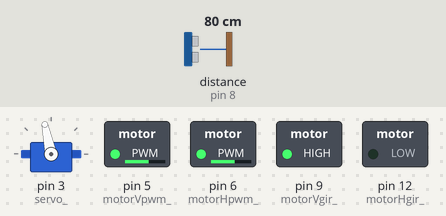
A sketch run on a simulated Arduino Uno, built with avr-gcc and run on an emulated ATmega328P. On the bench: servo, switched loads named in the sketch (green lamp = pin HIGH). Wiring (inferred from the names in the program): ultrasonic range finder: trigger pin 7; echo pin 8; servo: signal pin 3. Dashed ring = blinking. Inputs (shaded band) come from the test bench; at power-on: distance to the obstacle (sensor on pin 8) 80 cm. The echo pulse lasts 58.3 µs per cm; servo pulses on a pin are drawn as a servo (544–2400 µs = 0–180°); pins used as bus, display or sensor lines are not drawn.

Above: at 11.49 s.
11.5 s: distance to the obstacle (sensor on pin 8) set to 92 cm
At 13.1 s:
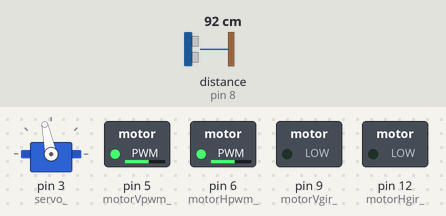
14.1 s: distance to the obstacle (sensor on pin 8) set to 120 cm
At 15.0 s:
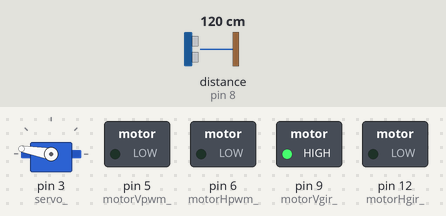
17.1 s: distance to the obstacle (sensor on pin 8) set to 2 cm
At 17.69 s:
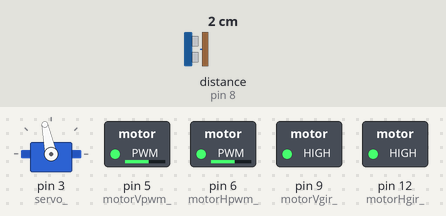
Timing chart, 0 to 26.1 s (numbered marks = the images above; inputs shaded):
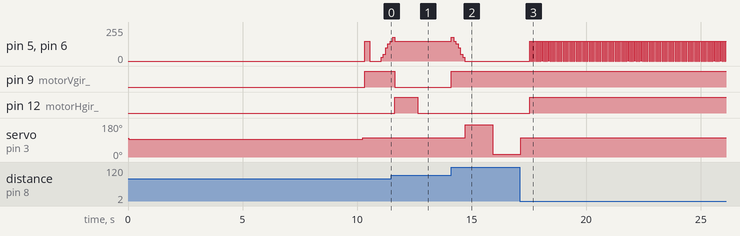

Measured:
- the behaviour switches between 89 and 90 cm on distance to the obstacle (sensor on pin 8) (found by bisection; images 0 and 1)
- after the input at 11.5 s, pin 5 (motorVpwm_), pin 6 (motorHpwm_): goes on until 11.6 s, then stays 150/255
- after the input at 14.1 s, pin 5 (motorVpwm_), pin 6 (motorHpwm_): 150/255 → 180/255 at once, → 150/255 0.10 s later, → 130/255 0.10 s later, → 100/255 0.10 s later, … (7 changes in this stretch); pin 9 (motorVgir_): LOW → HIGH at once; servo on pin 3 (servo_): 102° → 170° after 0.62 s, → 15° 1.2 s later
- after the input at 17.1 s, pin 12 (motorHgir_): LOW → HIGH after 0.42 s; servo on pin 3 (servo_): goes on until 17.1 s, then stays 102°

The sketch:

RobotCar_3.ino
```cpp
//**************************** RobotCar_3 ********************************
// Only files with the .ino extension are scanned for include files.     *
// This is by design, for simplicity for one thing and so that a         *
// library can't include another library that includes another library   *
// and so on.                                                            *
// Athugid ad setja snuningsAtt i RobotFunctions.h a -1 ef servomotor    *
// er orvhentur                                                          *
//***********************************************************************/
#include "Arduino.h"
#include <TimerOne.h>
#include "RobotFunctions.h"
#include <SoftwareSerial.h>
#include "MyDFPlayer.h"


//************************** uppsetning á forritinu *****************

void setup()
{
    pinMode(motorVpwm_,OUTPUT);
    pinMode(motorVgir_,OUTPUT);
    pinMode(motorHpwm_,OUTPUT);
    pinMode(motorHgir_,OUTPUT);

    pinMode(servo_,OUTPUT);

    pinMode(sonarTrigger_,OUTPUT);
    pinMode(sonarEcho_,INPUT_PULLUP); //Allir inngangar verda að hafa pullup vidnam
                                  //her notum við internal pullup (20kohm) orgjorvans
    pinMode(TXspilari_,OUTPUT);
    pinMode(RXspilari_,INPUT_PULLUP); //Notum aftur Internal pullup vidnam

    period=1000;    //1000 interrupt gera 1000*20us=20ms sem er umferðartími servosins
    pulsBreidd=75;  //Nauðsynlegt byrjunargildi til að skemma ekki servomótorinn
    digitalWrite(servo_,HIGH);

    Timer1.initialize(20); // set a timer of length 20 microseconds
    Timer1.attachInterrupt( timerIsr ); // attach the service routine here

    Serial.begin(9600);
    //******************** Setja upp MDFPlayer *************************
    mySerial.begin(9600);
    delay(100);
    //mp3_set_volume(25);
    mp3_set_volume(20); //set volume á að vera 20
    delay(100);
     mp3_play_track(4);  // 4.
     delay(10000);
     mp3_play_track(1);     // 1. Gary Numan - Cars
     lagNr=2;
     time=millis();         //Setur time breytuna á tíma liðinn frá starti
      timeX = millis();
}//End of setup *********

//*************************** Keyrslulykkjan **********************
void loop()
{

  pulsBreidd = reiknaPulsBreidd(-10);
  delay(100);
  startCar();
  delay(100);
  lengdCheck = lengd();
timeX = millis();
  if ((millis() - time) >= 30000) //Spila lögin í 30 sek
  {
    if(lagNr ==4)
          lagNr=1;
       mp3_play_track(lagNr++);
           time=millis();
  }

while (lengd() < 100)
    if (millis() <= (timeX + 3000))
    {
      if (lengd() < (lengdCheck + 10) && lengd() > (lengdCheck - 10))
      {
      backCar();
      delay(1000);  //Bakka í 1000ms
      driveLeft();
      delay(600);
      }

    }

    stopCar();
    pulsBreidd = reiknaPulsBreidd(-80);
    delay(1000); //Servo motorar eru misjafnlega hraðvirkir
    lengdV = lengd();
    delay(200);
    pulsBreidd = reiknaPulsBreidd(+80);
    delay(1000); //Servo motorar eru misjafnlega hraðvirkir
    lengdH = lengd();
    delay(200);
    pulsBreidd = reiknaPulsBreidd(-10); //Stefna beint fram
    delay(400);
    if (lengdV > lengdH)
    {
      while (lengd() < 100)
      {
        driveLeft();
        delay(50);
        breakCar();
        delay(20);
      }
    }
    else
    {
      while (lengd() < 100)
      {
        driveRight();
        delay(50);
        breakCar();
        delay(20);
      }
    }


  {
    if (lengd() < 30)
    {
      backCar();
      delay(600);  //Bakka í 600ms
    }
    stopCar();
    pulsBreidd = reiknaPulsBreidd(-80);
    delay(1000); //Servo motorar eru misjafnlega hraðvirkir
    lengdV = lengd();
    delay(200);
    pulsBreidd = reiknaPulsBreidd(+80);
    delay(1000); //Servo motorar eru misjafnlega hraðvirkir
    lengdH = lengd();
    delay(200);
    pulsBreidd = reiknaPulsBreidd(-10); //Stefna beint fram
    delay(400);
    if (lengdV > lengdH)
    {
      while (lengd() < 100)
      {
        driveLeft();
        delay(50);
        breakCar();
        delay(20);
      }
    }
    else
    {
      while (lengd() < 100)
      {
        driveRight();
        delay(50);
        breakCar();
        delay(20);
      }
    }

  }


}//End of loop *********************
```

MyDFPlayer.h
```cpp
//*********************** MyDFPlayer.h ***************************
#include "Arduino.h"

//Athugið að TX (4)á Arduino tengist við RX (2) a DFPlayer
//og að RX (2) á Arduino tengist TX (3) a DFPlayer
SoftwareSerial mySerial(2, 4); // RX, TX´a arduino


void mp3_play_track(unsigned char fileNum)  //Spilar skrana fileNum
{
    unsigned char pakki[8] = { 0X7E, 0XFF, 0X06, 0X03, 00, 00, fileNum, 0XEF};
    for (int i=0; i<8; i++)
    {
       mySerial.write( pakki[i] );
    }
}
void mp3_play_next()  //Spilar naestu skra a sd kortinu
{
    unsigned char pakki[8] = { 0X7E, 0XFF, 0X06, 0X01, 00, 00, 00, 0XEF};
    for (int i=0; i<8; i++)
    {
       mySerial.write( pakki[i] );
    }
}
void mp3_play_previous()  //Spilar skrana er sidast var spilud
{
   unsigned char pakki[8] = { 0X7E, 0XFF, 0X06, 0X02, 00, 00, 00, 0XEF};
   for (int i=0; i<8; i++)
   {
      mySerial.write( pakki[i] );
   }
}
void mp3_set_volume(unsigned char volume)   //Setur hljodstyrkinn a volume 0..30
{
    unsigned char pakki[8] = { 0X7E, 0XFF, 0X06, 0X06, 00, 00, volume, 0XEF};
    for (int i=0; i<8; i++)
    {
       mySerial.write( pakki[i] );
    }
}
void mp3_play() //Spilar fyrstu skrana a sd kortinu an hindrana
{
    unsigned char pakki[8] = { 0X7E, 0XFF, 0X06, 0X0D, 00, 00, 00, 0XEF};
    for (int i=0; i<8; i++)
    {
       mySerial.write( pakki[i] );
    }
}
```

RobotFunctions.h
```cpp
//******************* Skilgreining á tengjum og breytum **************
int motorVpwm_=5;
int motorVgir_=9;
int motorVpwm;     //Geymir stöðu motorV  (analogWrite(motorVpwm_,motorVpwm);)

int motorHpwm_=6;
int motorHgir_=12;
int motorHpwm;     //Geymir stöðu motorH  (analogWrite(motorHpwm_,motorHpwm);)
/*
int VgrunnV=125;   //Upphafsgildi mótoranna
int VgrunnH=125;
*/
int VgrunnV=150;   //Upphafsgildi mótoranna
int VgrunnH=150;

int TXspilari_=4;  //Sendir skipanir til mp3 spilarans
int RXspilari_=2;  //Tekur við skipunum frá mp3 spilara
unsigned long time;  //Notuð með millis() fallinu til að ákveða spilatíma laga

int servo;          //Geymir stöðu skrifaða á servo_
int pulsBreidd=75;  //Geymir púlsbreidd á servo_  75*20us=1,5ms => beint fram
int period=1000;    //Geymir útreiknaðan umferðatíma (1000*20us=20ms)

int sonarTrigger_=7;       //Sendir 10us breiðan 40kHz sónarpúls
int sonarEcho_=8;          //Tekur á móti SONAR púlsinum
unsigned int sonarLengd;   //Geymir mælda (reiknaða) lengd að endurvarpinu


int lagNr;                 //Synir hvaða lag er spilad
unsigned int lengdV;
unsigned int lengdH;
unsigned int lengdMax=0;
unsigned int lengdCheck;
unsigned int timeX;

int cnt_SONAR=0;     //Geymir stöðu SONAR teljara interrupt fallsins
int cnt_SERVO=0;     //Geymir stöðu SERVO teljara interrupt fallsins
int servo_=3;        //Geymir númer servo tengis
int snuningsAtt=-1;   //-1 ef servo orvhentur


//*************** Custom ISR Timer Routine (interrupt fallid" ***********
void timerIsr()
{
    cnt_SONAR++;          //cnt_SONAR Hækkar um 1 við hvert overflow
    cnt_SERVO++;          //cnt_SERVO Hækkar um 1 við hvert overflow

  //Smíða servo pwm merkið út frá pulsBreidd, period og cnt_SERVO teljaranum
    if(digitalRead(servo_)==1 && cnt_SERVO>=pulsBreidd)
    {
       digitalWrite(servo_,LOW);
    }
    if(cnt_SERVO>=period)
    {
        digitalWrite(servo_,HIGH);
        cnt_SERVO=0;
    }
}
//******************** unsigned intlengd() Reiknar fjarlægð að endurvarpi ***************
//Athugið að nota þetta fall ekki nema sónarinn sé tengdur annars bíður tölvan endalaust

unsigned int lengd() //Reikna lengd að endurvarpi
{
   unsigned int tmp;
   digitalWrite(sonarTrigger_,HIGH);       //Setja trigger útgang í hástöðu (Byrja StartPúls)
   delayMicroseconds(10);                  //bíða í 10 us  (Start púls er 10us breiður)
   digitalWrite(sonarTrigger_,LOW);        //Setja trigger útgang í lástöðu (enda startpuls)
   while(digitalRead(sonarEcho_)==0);      //Bíða þar til bergmal byrjar
   cnt_SONAR=0;                            //Stilla SONAR teljarann á 0

   while(digitalRead(sonarEcho_)==1);      //Bíða þar til bergmáli lýkur
   tmp=cnt_SONAR;                          //Forða innihaldi cnt_SONAR yfir í tmp
   tmp=tmp*0.343;                          //tmp*20us*34300cm/s /2 =tmp*0,343cm/us

   return tmp;                //Skila lengdinni til baka til þess sem kallaði á fallið
}
//******** Skapa servopúls kvarðaðan í 20us einingum, út frá stefnu í gráðum **************

//Servopúlsinn umreiknaður úr gráðum í us.  -90°-> 600us 0°-> 1500us +90°->2400us
//Síðan er púlsbreiddin umreiknuð í fjölda interrupta er koma á 20us fresti
int reiknaPulsBreidd(int gradur)  //+1, snunAtt=-1 ef Servo orvhentur
{
    int temp;
    if(gradur<-90)      //koma í veg fyrir að servo eyðileggist
       gradur = -90;
    else if(gradur>90)
      gradur = 90;
   if(snuningsAtt==-1)  //Sumir servomotorar eru orvhentir
      gradur=gradur*-1;
   temp=1500+gradur*10; //Hér er púlsbreiddin nú komin í us

   temp=temp*5/10;      //temp=temp/20  eða temp=temp*0,05 sem gerir sama
   temp=(temp+5)/10;    //leggja 5 við fyrir deilingu afrúnnar töluna
   return temp;
}

void startCar()
{
   digitalWrite(motorVgir_,HIGH);
   digitalWrite(motorHgir_,LOW);
   analogWrite(motorVpwm_,VgrunnV);
   analogWrite(motorHpwm_,VgrunnH);
}

void slowCar()
{
   digitalWrite(motorVgir_,HIGH);
   digitalWrite(motorHgir_,LOW);
   analogWrite(motorVpwm_,50);
   analogWrite(motorHpwm_,50);
}

void breakCar()
{
    analogWrite(motorVpwm_,0);
    analogWrite(motorHpwm_,0);
}
void stopCar()
{
   digitalWrite(motorVgir_,HIGH);
   digitalWrite(motorHgir_,LOW);
   analogWrite(motorVpwm_,180);
   analogWrite(motorHpwm_,180);
   delay(100);
   analogWrite(motorVpwm_,150);
   analogWrite(motorHpwm_,150);
   delay(100);
   analogWrite(motorVpwm_,130);
   analogWrite(motorHpwm_,130);
   delay(100);
   analogWrite(motorVpwm_,100);
   analogWrite(motorHpwm_,100);
   delay(100);
   analogWrite(motorVpwm_,50);
   analogWrite(motorHpwm_,50);
    delay(100);
   analogWrite(motorVpwm_,30);
   analogWrite(motorHpwm_,30);
   delay(100);
   analogWrite(motorVpwm_,0);
   analogWrite(motorHpwm_,0);
}
void backCar()
{
   delay(100);
   analogWrite(motorVpwm_,0);
   analogWrite(motorHpwm_,0);
   delay(500);
   analogWrite(motorVpwm_,30);
   analogWrite(motorHpwm_,30);
   delay(100);
   analogWrite(motorVpwm_,50);
   analogWrite(motorHpwm_,50);
   delay(100);
   analogWrite(motorVpwm_,100);
   analogWrite(motorHpwm_,100);
   delay(100);
   analogWrite(motorVpwm_,130);
   analogWrite(motorHpwm_,130);
   delay(100);
   analogWrite(motorVpwm_,150);
   analogWrite(motorHpwm_,150);
    delay(100);
   analogWrite(motorVpwm_,180);
   analogWrite(motorHpwm_,180);
   delay(100);
   digitalWrite(motorVgir_,LOW);
   digitalWrite(motorHgir_,HIGH);
   analogWrite(motorVpwm_,VgrunnV);
   analogWrite(motorHpwm_,VgrunnH);
}

void driveLeft()
{
    digitalWrite(motorVgir_,LOW);
    digitalWrite(motorHgir_,LOW);
    analogWrite(motorVpwm_,VgrunnV);
    analogWrite(motorHpwm_,VgrunnH);
}
void driveRight()
{
    digitalWrite(motorVgir_,HIGH);
    digitalWrite(motorHgir_,HIGH);
    analogWrite(motorVpwm_,VgrunnV);
    analogWrite(motorHpwm_,VgrunnH);
}
```
